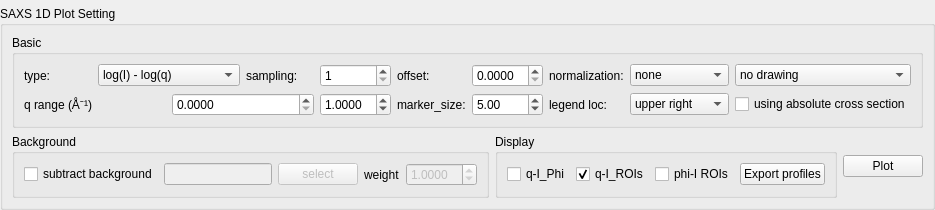
       <widget class="QWidget" name="tab_2">
        <attribute name="title">
         <string>SAXS-1D</string>
        </attribute>
        <layout class="QGridLayout" name="gridLayout_25">
         <property name="leftMargin">
          <number>0</number>
         </property>
         <property name="topMargin">
          <number>0</number>
         </property>
         <property name="rightMargin">
          <number>0</number>
         </property>
         <property name="bottomMargin">
          <number>0</number>
         </property>
         <item row="0" column="0">
          <widget class="PlotWidget" name="mp_saxs" native="true">
           <property name="sizePolicy">
            <sizepolicy hsizetype="Preferred" vsizetype="Expanding">
             <horstretch>0</horstretch>
             <verstretch>0</verstretch>
            </sizepolicy>
           </property>
           <property name="minimumSize">
            <size>
             <width>600</width>
             <height>0</height>
            </size>
           </property>
          </widget>
         </item>
         <item row="1" column="0">
          <widget class="QGroupBox" name="groupBox_6">
           <property name="sizePolicy">
            <sizepolicy hsizetype="Expanding" vsizetype="Preferred">
             <horstretch>0</horstretch>
             <verstretch>0</verstretch>
            </sizepolicy>
           </property>
           <property name="title">
            <string>SAXS 1D Plot Setting</string>
           </property>
           <layout class="QGridLayout" name="gridLayout_24">
            <item row="1" column="0" rowspan="2">
             <widget class="QGroupBox" name="groupBox_14">
              <property name="title">
               <string>Background</string>
              </property>
              <layout class="QGridLayout" name="gridLayout_34">
               <item row="0" column="0">
                <widget class="QCheckBox" name="cb_sub_bkg">
                 <property name="text">
                  <string>subtract background</string>
                 </property>
                </widget>
               </item>
               <item row="0" column="1">
                <widget class="QLineEdit" name="le_bkg_fname">
                 <property name="enabled">
                  <bool>false</bool>
                 </property>
                </widget>
               </item>
               <item row="0" column="2">
                <widget class="QPushButton" name="btn_select_bkgfile">
                 <property name="enabled">
                  <bool>false</bool>
                 </property>
                 <property name="text">
                  <string>select</string>
                 </property>
                </widget>
               </item>
               <item row="0" column="3">
                <widget class="QLabel" name="label_59">
                 <property name="text">
                  <string>weight</string>
                 </property>
                </widget>
               </item>
               <item row="0" column="4">
                <widget class="QDoubleSpinBox" name="bkg_weight">
                 <property name="enabled">
                  <bool>false</bool>
                 </property>
                 <property name="decimals">
                  <number>4</number>
                 </property>
                 <property name="maximum">
                  <double>99.999899999999997</double>
                 </property>
                 <property name="value">
                  <double>1.000000000000000</double>
                 </property>
                </widget>
               </item>
              </layout>
             </widget>
            </item>
            <item row="1" column="1" rowspan="2">
             <widget class="QGroupBox" name="groupBox_13">
              <property name="title">
               <string>Display</string>
              </property>
              <layout class="QGridLayout" name="gridLayout_32">
               <item row="0" column="2">
                <widget class="QCheckBox" name="box_show_roi">
                 <property name="text">
                  <string>q-I_ROIs</string>
                 </property>
                 <property name="checked">
                  <bool>true</bool>
                 </property>
                </widget>
               </item>
               <item row="0" column="0">
                <widget class="QCheckBox" name="box_all_phi">
                 <property name="toolTip">
                  <string>&lt;html&gt;&lt;head/&gt;&lt;body&gt;&lt;p&gt;show saxs_1d lines for  all phi partitions.&lt;/p&gt;&lt;/body&gt;&lt;/html&gt;</string>
                 </property>
                 <property name="text">
                  <string>q-I_Phi</string>
                 </property>
                </widget>
               </item>
               <item row="0" column="3">
                <widget class="QCheckBox" name="box_show_phi_roi">
                 <property name="text">
                  <string>phi-I ROIs</string>
                 </property>
                </widget>
               </item>
               <item row="0" column="4">
                <widget class="QPushButton" name="btn_export_saxs1d">
                 <property name="text">
                  <string>Export profiles</string>
                 </property>
                </widget>
               </item>
              </layout>
             </widget>
            </item>
            <item row="0" column="0" colspan="3">
             <widget class="QGroupBox" name="groupBox_15">
              <property name="title">
               <string>Basic</string>
              </property>
              <layout class="QGridLayout" name="gridLayout_16">
               <item row="0" column="0">
                <widget class="QLabel" name="label_21">
                 <property name="text">
                  <string>type:</string>
                 </property>
                </widget>
               </item>
               <item row="0" column="1" colspan="2">
                <widget class="QComboBox" name="cb_saxs_type">
                 <property name="currentIndex">
                  <number>3</number>
                 </property>
                 <item>
                  <property name="text">
                   <string>I - q</string>
                  </property>
                 </item>
                 <item>
                  <property name="text">
                   <string>I - log(q)</string>
                  </property>
                 </item>
                 <item>
                  <property name="text">
                   <string>log(I) - q</string>
                  </property>
                 </item>
                 <item>
                  <property name="text">
                   <string>log(I) - log(q)</string>
                  </property>
                 </item>
                </widget>
               </item>
               <item row="0" column="3">
                <widget class="QLabel" name="label_55">
                 <property name="text">
                  <string>sampling:</string>
                 </property>
                </widget>
               </item>
               <item row="0" column="4">
                <widget class="QSpinBox" name="saxs1d_sampling">
                 <property name="minimum">
                  <number>1</number>
                 </property>
                 <property name="value">
                  <number>1</number>
                 </property>
                </widget>
               </item>
               <item row="0" column="5">
                <widget class="QLabel" name="label_22">
                 <property name="text">
                  <string>offset:</string>
                 </property>
                </widget>
               </item>
               <item row="0" column="6">
                <widget class="QDoubleSpinBox" name="sb_saxs_offset">
                 <property name="decimals">
                  <number>4</number>
                 </property>
                 <property name="singleStep">
                  <double>0.050000000000000</double>
                 </property>
                 <property name="value">
                  <double>0.000000000000000</double>
                 </property>
                </widget>
               </item>
               <item row="0" column="7">
                <widget class="QLabel" name="label_23">
                 <property name="text">
                  <string>normalization:</string>
                 </property>
                </widget>
               </item>
               <item row="0" column="8">
                <widget class="QComboBox" name="cb_saxs_norm">
                 <item>
                  <property name="text">
                   <string>none</string>
                  </property>
                 </item>
                 <item>
                  <property name="text">
                   <string>I' = Iq2</string>
                  </property>
                 </item>
                 <item>
                  <property name="text">
                   <string>I' = Iq4</string>
                  </property>
                 </item>
                 <item>
                  <property name="text">
                   <string>I' = I/Io</string>
                  </property>
                 </item>
                </widget>
               </item>
               <item row="0" column="9">
                <widget class="QComboBox" name="saxs1d_lb_type">
                 <item>
                  <property name="text">
                   <string>no drawing</string>
                  </property>
                 </item>
                 <item>
                  <property name="text">
                   <string>slope drawing</string>
                  </property>
                 </item>
                 <item>
                  <property name="text">
                   <string>horizontal line</string>
                  </property>
                 </item>
                </widget>
               </item>
               <item row="1" column="0" colspan="2">
                <widget class="QLabel" name="label_49">
                 <property name="text">
                  <string>q range (Å⁻¹)</string>
                 </property>
                </widget>
               </item>
               <item row="1" column="2" colspan="2">
                <widget class="QDoubleSpinBox" name="saxs1d_qmin">
                 <property name="decimals">
                  <number>4</number>
                 </property>
                 <property name="singleStep">
                  <double>0.002000000000000</double>
                 </property>
                </widget>
               </item>
               <item row="1" column="4">
                <widget class="QDoubleSpinBox" name="saxs1d_qmax">
                 <property name="decimals">
                  <number>4</number>
                 </property>
                 <property name="singleStep">
                  <double>0.000500000000000</double>
                 </property>
                 <property name="value">
                  <double>1.000000000000000</double>
                 </property>
                </widget>
               </item>
               <item row="1" column="5">
                <widget class="QLabel" name="label_54">
                 <property name="text">
                  <string>marker_size:</string>
                 </property>
                </widget>
               </item>
               <item row="1" column="6">
                <widget class="QDoubleSpinBox" name="sb_saxs_marker_size">
                 <property name="minimum">
                  <double>1.000000000000000</double>
                 </property>
                 <property name="maximum">
                  <double>20.000000000000000</double>
                 </property>
                 <property name="value">
                  <double>5.000000000000000</double>
                 </property>
                </widget>
               </item>
               <item row="1" column="7">
                <widget class="QLabel" name="label_52">
                 <property name="text">
                  <string>legend loc:</string>
                 </property>
                </widget>
               </item>
               <item row="1" column="8">
                <widget class="QComboBox" name="saxs1d_legend_loc">
                 <item>
                  <property name="text">
                   <string>upper right</string>
                  </property>
                 </item>
                 <item>
                  <property name="text">
                   <string>upper center</string>
                  </property>
                 </item>
                 <item>
                  <property name="text">
                   <string>upper left</string>
                  </property>
                 </item>
                 <item>
                  <property name="text">
                   <string>center right</string>
                  </property>
                 </item>
                 <item>
                  <property name="text">
                   <string>center</string>
                  </property>
                 </item>
                 <item>
                  <property name="text">
                   <string>center left</string>
                  </property>
                 </item>
                 <item>
                  <property name="text">
                   <string>lower right</string>
                  </property>
                 </item>
                 <item>
                  <property name="text">
                   <string>lower center</string>
                  </property>
                 </item>
                 <item>
                  <property name="text">
                   <string>lower left</string>
                  </property>
                 </item>
                </widget>
               </item>
               <item row="1" column="9">
                <widget class="QCheckBox" name="cbox_use_abs">
                 <property name="text">
                  <string>using absolute cross section</string>
                 </property>
                </widget>
               </item>
              </layout>
             </widget>
            </item>
            <item row="1" column="2" rowspan="2">
             <widget class="QPushButton" name="pushButton_plot_saxs1d">
              <property name="sizePolicy">
               <sizepolicy hsizetype="Minimum" vsizetype="Fixed">
                <horstretch>0</horstretch>
                <verstretch>0</verstretch>
               </sizepolicy>
              </property>
              <property name="text">
               <string>Plot</string>
              </property>
             </widget>
            </item>
           </layout>
          </widget>
         </item>
        </layout>
       </widget>
